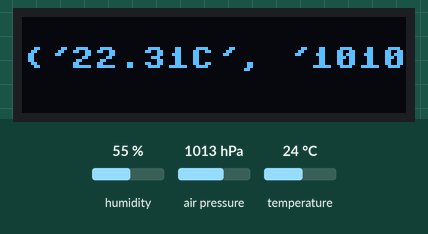
Bench run of a program on a simulated ESP32 board running MicroPython. Shown: 128×32 one-colour display. The inputs (shaded band) are chosen by the test bench; at power-on: humidity 55 %, air pressure 1013 hPa, temperature 24 °C. Library files of the repository ran but are not shown: bme280.py; what the program prints to the serial console is not drawn. At 2.0 s the program stops and its outputs stay as they are.

Above: at 0.1 s.

The program:

bme280_oled.py
```python
import bme280
from machine import I2C
from machine import Pin
import ssd1306
import time

i2c = I2C(-1, Pin(16), Pin(4))

b=bme280.BME280(i2c=i2c)
values=b.values
print(values)

oled = ssd1306.SSD1306_I2C(128, 32, i2c)
oled.fill(0)
oled.text(str(values),0,10)
oled.show()
time.sleep(2)
```
